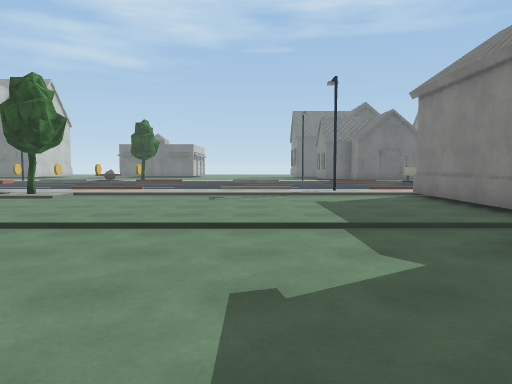
View 1 (above)

23 first-person views from a walk through a 3-D level made in the Unity game engine. The camera is 1.5 m above the floor, tilts 4° down and sees 70° across. The floor is counted in squares, 2 m on a side. Each view is taken from the middle of a square. On the plan, view 1 faces up. The plan holds only what a view shows up to about 11 squares ahead; the rest is blank. The place goes on beyond the plan. The player is left out. Surface patterns are stand-ins for the level's own textures.

View 2
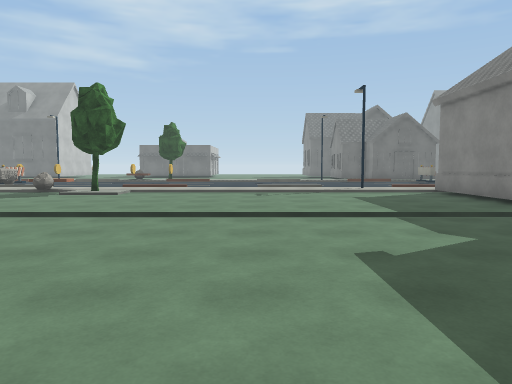

View 3
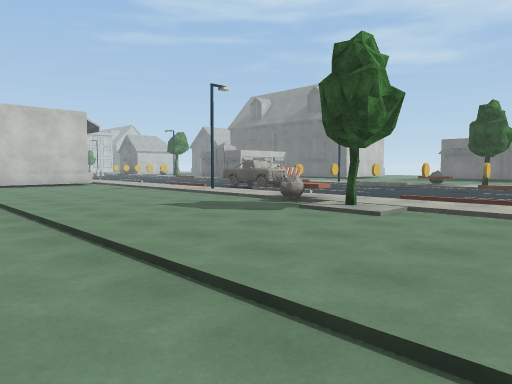

View 4
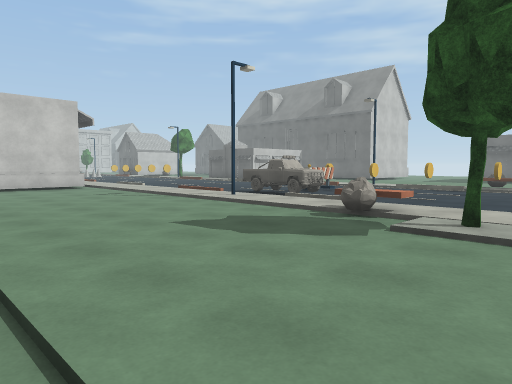

View 5
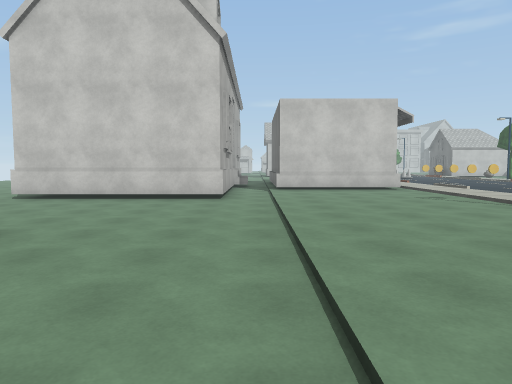

View 6
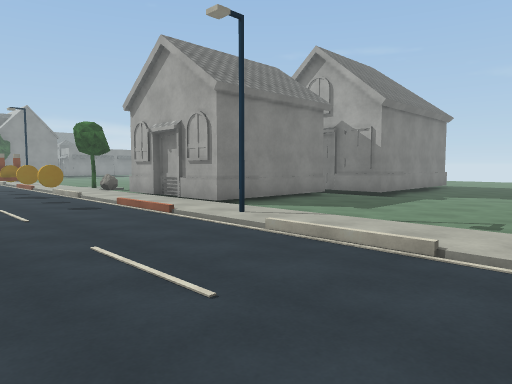

View 7
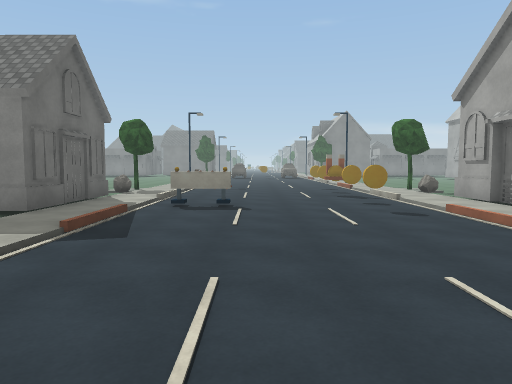

View 8
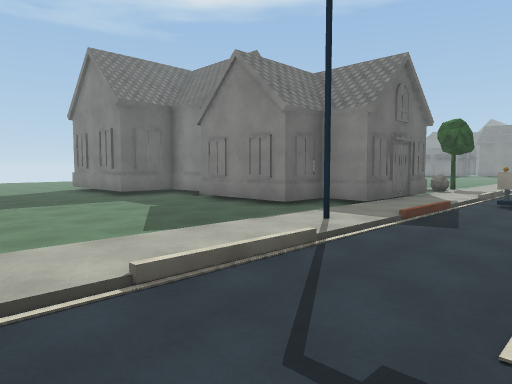

View 9
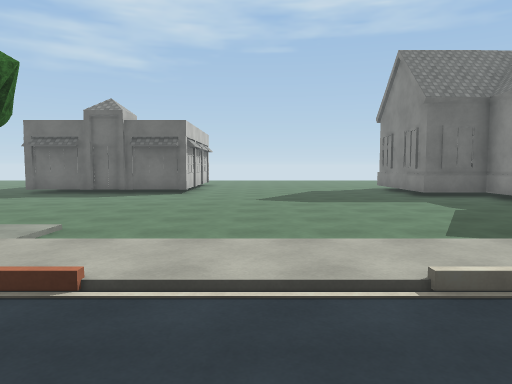

View 10
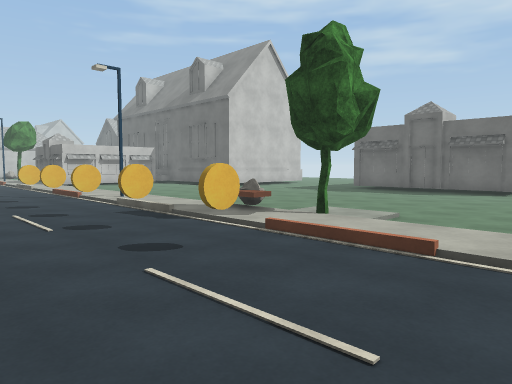

View 11
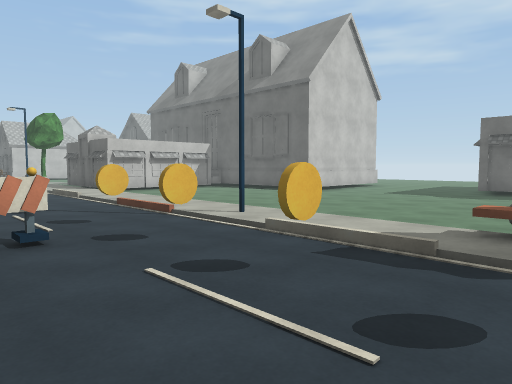

View 12
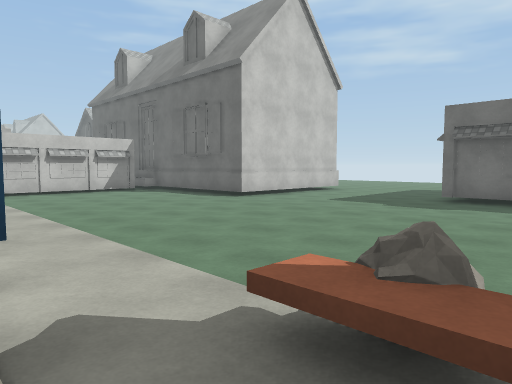

View 13
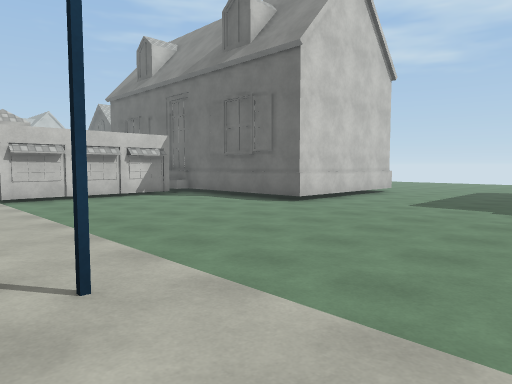

View 14
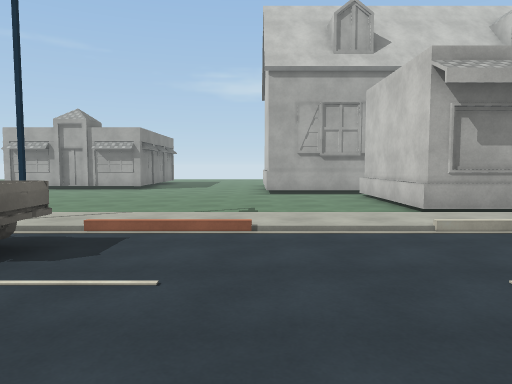

View 15
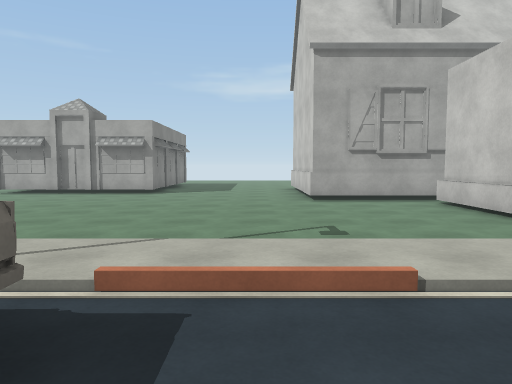

View 16
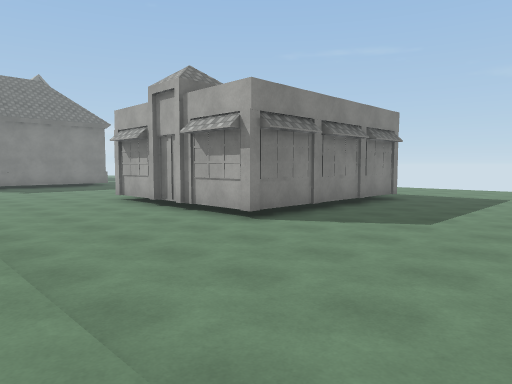

View 17
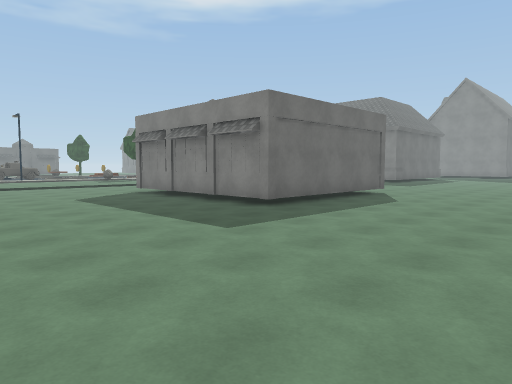

View 18
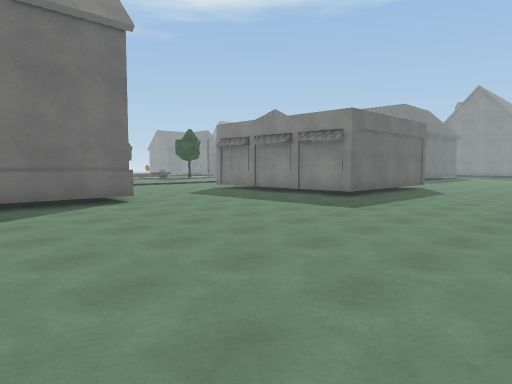

View 19
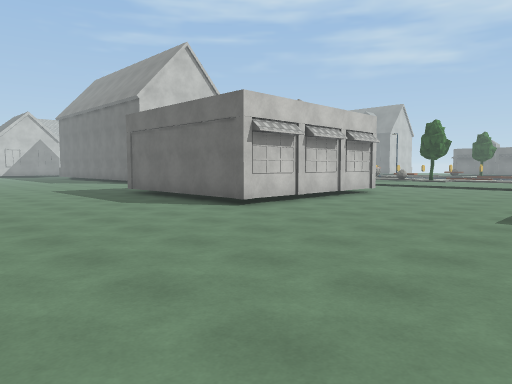

View 20
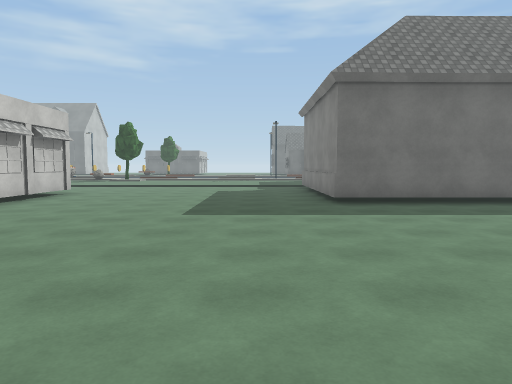

View 21
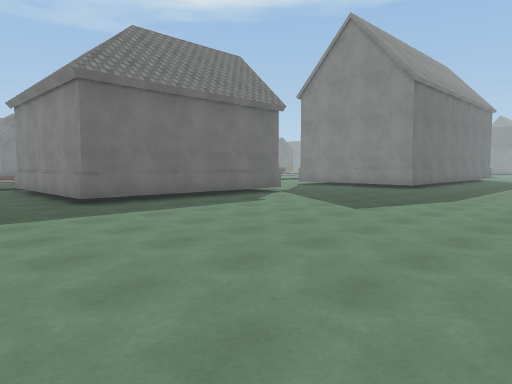

View 22
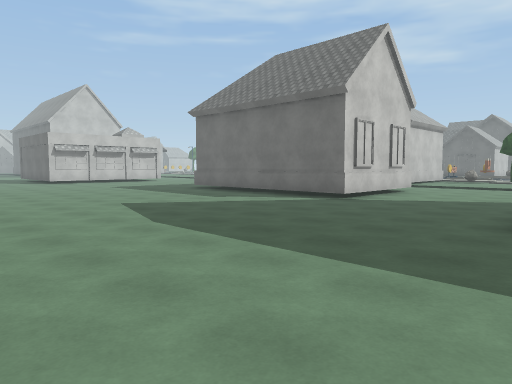

View 23
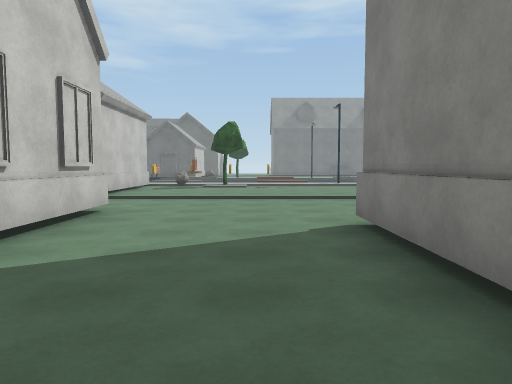

### Floor plan
Key: @ floor where view 1 was taken; # wall or solid block; . main floor; : floor 0.25 m higher than the main floor; / step, stairs or slope; O other object.
Columns run from 17 left of view 1 to 13 right of it. Each row starts with its distance up from view 1.
 24    #....######......#
 23    #................##
 22 ####.................#
 21 ......................
 20 #::::::::::::::::::::#
 19 #::::::::::::::::::::#
 18 #::::::::::::::::::::##
 17 O:::::::::::::::::::::###::O
 16 :::::::#::OOO::::::#:::::O::
 15 ////////////////////////////
 14    :::O:OO:OO::::::::::O::::
 13    ::::O::::::::::::::::::::
 12   :::::O::::::::::::::::::::
 11  :::::OOO::::  :::::::O:OO:O
 10  ////////////////////////O//
  9 :::::::#::OO:::::::#:::::O::
  8 ##::::::::::O::::::::OOOO::O
  7  #:::::::::::::::::::O  O::::::
  6  #:::::::::::::::::::O  O::::::
  5  #:::::::::::::::::::OO O::::::
  4  ....................    ......
  3 ####................##   ......
  2    #................#    #.....
  1    #....######......#    #.....
  0    #....#    #...@..#    #....#
 -1  ###....#    #......######....#
 -2  .......#    #................#
 -3  .......#    #................
 -4  .......######................
 -5  .............................
 -6 ...............................
 -7 ...............................
 -8 ...............................
 -9 .......        ......      ....

Positions as (right, up) in squares from view 1, and headings:
1: (0, 0), facing up
2: (-1, -1), facing up
3: (-2, 3), facing up-left
4: (-4, 4), facing up-left
5: (-5, 4), facing left
6: (-2, 13), facing down-right
7: (-1, 13), facing right
8: (-2, 13), facing up-right
9: (-2, 13), facing up
10: (-2, 12), facing up-left
11: (-6, 12), facing up-left
12: (-6, 15), facing up-left
13: (-8, 15), facing up-left
14: (-13, 14), facing down
15: (-12, 12), facing down
16: (-13, 5), facing down-right
17: (-14, -9), facing up-right
18: (-17, -9), facing up-right
19: (1, -9), facing up-left
20: (1, -9), facing up
21: (0, -9), facing up-right
22: (13, -9), facing up-left
23: (11, -4), facing up
